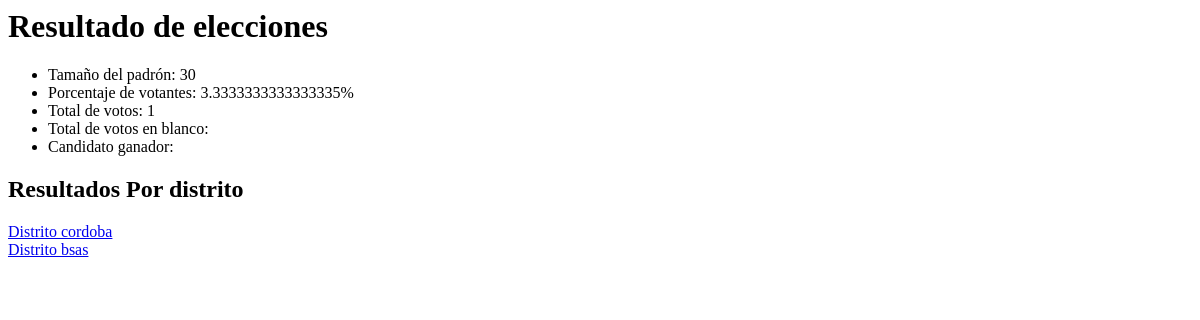
Before: / with the older database file.
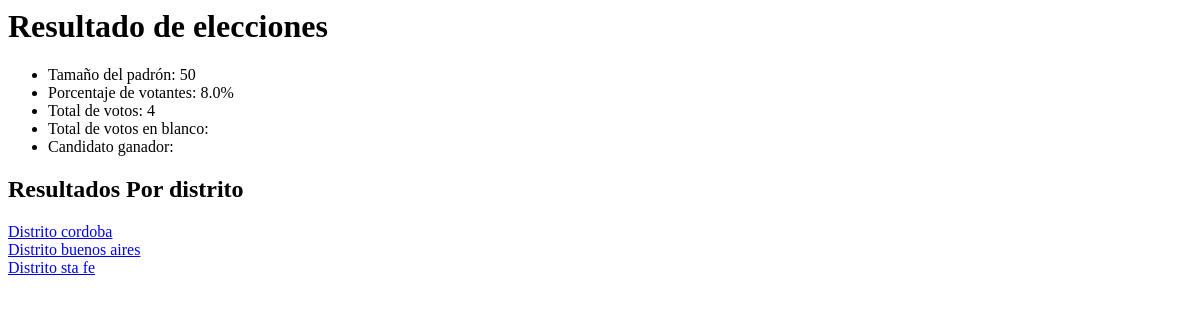
After: the same page with the newer database file.
### votos/models.py (models this page shows)
class Distrito(models.Model):
    nombre = models.CharField('Nombre del distrito', max_length=128)
    cantidad_votantes = models.IntegerField('Cantidad de votantes', default=0)
    latitude = models.DecimalField('Latitud', max_digits=14, decimal_places=10, default=0)
    longitude = models.DecimalField('Longitud', max_digits=14, decimal_places=10, default=0)
    def __str__(self):
        return 'Distrito {}'.format(self.nombre)

### votos/views.py (the view)
# urls.py: url(r'^$', resultado_global),
def resultado_global(request):
    padron = 0
    for i in Distrito.objects.all():
        padron = padron+i.cantidad_votantes
    cant_votos = 0
    for i in Votos.objects.all():
        cant_votos += 1
    for a in Votos.objects.all():
        print (a)
        print (a.distrito)
        print (a.voto)
    for can in Candidato.objects.all():
        for i in Votos.objects.all():
            if i.voto == can.nombre:
                can.votantes += 1
                can.save()
    context={}
    context['distritos'] = Distrito.objects.all()
    context['padron'] = padron
    context['porc_votantes'] = str((cant_votos*100)/padron) + "%"
    context['cant_votantes'] = (cant_votos)
    return render(request,'global.html',context)

### votos/models.py (called while the page is built)
    def __str__(self):
        return 'Candidato {}'.format(self.nombre)

### votos/templates/global.html
<h1>Resultado de elecciones</h1>
<ul>
<li>Tamaño del padrón: {{padron}}</li>
<li>Porcentaje de votantes: {{porc_votantes}} </li>
<li>Total de votos: {{cant_votantes}} </li>
<li>Total de votos en blanco: {{cant_votantes_b}} </li>
<li>Candidato ganador: {{ganador}} </li>
</ul>
<h2>Resultados Por distrito</h2>
{% for distrito in distritos %}
<a href="{% url 'distrital' %}">{{distrito}}</a><br>
{% endfor %}

Changed rows visible on the page:
changed Distrito: nombre "Distrito bsas" → "Distrito buenos aires"
added Distrito: nombre "Distrito sta fe"
Other visible differences:
{{ padron }}: "30" → "50"
{{ porc_votantes }}: "3.3333333333333335%" → "8.0%"
{{ cant_votantes }}: "1" → "4"
